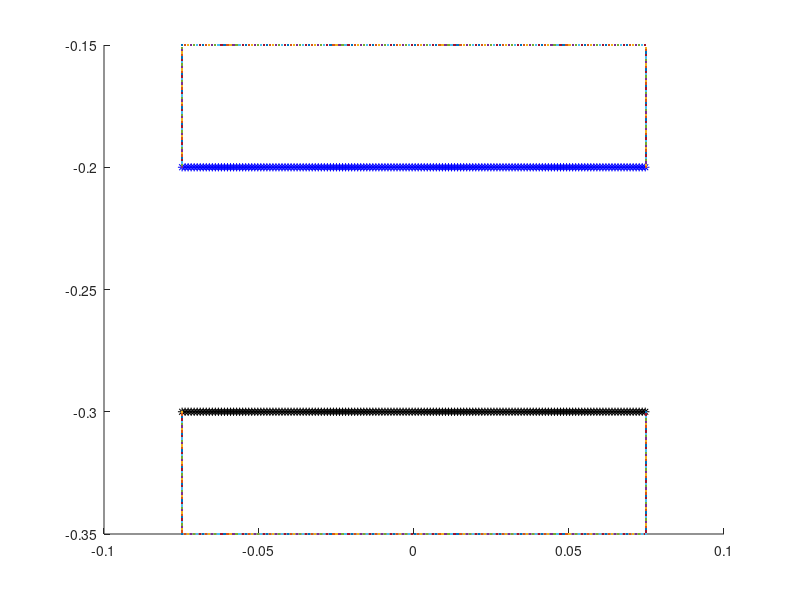

The MATLAB script that drew this image: (Note: this script raises an error after producing the figure.)
%% V5.2

%% 3/29 TS notes: 

close all
clear all
close all


%% In update_target_point_positions, changed R2 to 0.177 (From graph).
% Same in update_target_point_positions_peri


%% 
L = 1;                              % length of computational domain (m)
N = 512;                            % number of Cartesian grid meshwidths at the finest level of the AMR grid
dx = L/N;                           % Cartesian mesh width (m)
ds = L/(2*N);                       % space between boundary points in straight tube

%%%%%%%%%%%%%%%%%%%%%%%%%%%%%%%%%%%%%%%%%%%%%%%%%%%
%%%%%%%%%%%%%%%%%%%%%%%%%%%%%%%%%%%%%%%%%%%%%%%%%%%
%Parameters for the racetrack

Let = 1.34*0.1;                          % Length of elastic tube (m) scaled wrt to diameter of heart
% V5 TS. Nick's Heart_Tube.m code uses a fraction of the length of the tube to determine
% the number of rigid points on each end of elastic section. Made changes
% to use the same number he's using (can output these numbers from his code). 
Nend = 8
% Nend = 10;                           % Number of rigid points on each end of elastic section
Lt = Let+2*Nend*ds;                 % Length of main tube straight section with Nend rigid points on each end



% main tube
diameter = 0.1;                     % diameter of the main tube (scaling factor for everything else)
R2 = 0.1;                           % radius of inner wall
R1 = R2+diameter;                   % radius of outer wall

%Uppermost branch
diamTop = diameter*(0.0206/0.0442);		%diameter of the uppermost branch
LtTop = Lt+2*(diameter-diamTop); %length of the straight parts for the upper section
R1Top = R2 + diamTop;		%radius of outer wall for upper section

%bottom branch
diamBot = diameter*(0.0158/0.0442);
R2Bot = 1/2*(diamBot);


Ls = 2*R2+3*diamBot;			%length of the straight outer side walls


Nstraight = 2*ceil(Lt/ds)          % number of points along each shorter straight section (top+bottom)
NstraightBranch = 2*ceil(LtTop/ds);	% number of points along longer straight sections
NstraightSide = 2*ceil(Ls/ds);	%number of points along each straight (vertical)  outer side section
Ncurve = 2*ceil(pi*R1/ds);          % number of points along a circle of diameter R1. 
                                       %Will use fractions of this number
                                       %to draw points for curved sections
%%NcurveSmall = 2*ceil(pi*R2Bot/ds)    %number of points along a circle of diameter R2Bot (small)


Nrace = (1/2)*Nstraight+4*Ncurve + (3/2)*NstraightBranch + NstraightSide; %+NcurveSmall % number of points making up the racetrack part. More added later in code

%For Nrace: (1/2)*Nstraight = one straight section of length Lt,
%Nstraight/2 each
    % 4*Ncurve = 6 semi circles and 4 quarter circles = 4 circles, Ncurve
    % each
    %(3/2)*NstraightBranch = 3 straight sections of length Ls,
    %NstraightBranch/2 each.
    % NstraightSide = 2 straight (vertical) sections, NstraightSide/2 each.
    %Ncurve small = points for 1 cirle of radius R2Bot
    

dthetaHalf = pi/(Ncurve/2);             % angle increment for drawing curved edges (for a semi circle)
dthetaQuart = (pi/2)/(Ncurve/4);             % angle increment for drawing curved edges (for a quarter of a circle)


mesh_name = 'heart_';               % structure name


centery = -0.1;                        % y-position of center of curved sections in the lower area
centeryMid = centery+R2+(3)*R2Bot; %y-position of the center of the curved sections in the middle area
centeryTop = centeryMid+3*R2Bot +R2;	%y-position of center of curved sections in the upper area
centerx1 = -0.5*Lt;                 % x-position of center of left curved section of main tube
centerx2 = 0.5*Lt;                  % x-position of center of right curved section of main tube
centerx1Top = -0.5*LtTop;   %shifting of upper branch center of left cuved section
centerx2Top = 0.5*LtTop ; %shifting of uppder branch center of right curved section

%Note: more parameters for middle section added later in the code. Includes
%adding more points to Nrace

%%%%%%%%%%%%%%%%%%%%%%%%%%%%%%%%%%%%%%%%%%%%%%%%%%%%%%%%%%
%%%%%%%%%%%%%%%%%%%%%%%%%%%%%%%%%%%%%%%%%%%%%%%%%%%%%%%%%
% Parameters for the pericardium
Dp = 2*diameter;                    %diameter of the pericardium
Nperi = 2*ceil((Dp-diameter)/ds);  % number of boundary points along the sides of the pericardium
Nperitot = Nperi + Nstraight;       % total number of pericardium points

%%%%%%%%%%%%%%%%%%%%%%%%%%%%%%%%%%%%%%%%%%%%%%%%%%%%%%%%%%
%%%%%%%%%%%%%%%%%%%%%%%%%%%%%%%%%%%%%%%%%%%%%%%%%%%%%%%%%
% Parameters for the actuator
La = 0.04;                          % length of the actuator section
NLa = ceil(La/ds);                  % number of points along each actuator
Ca = 0.25*Lt;                       % center of the actuator section
NCa = ceil(ceil(Nstraight/2)*Ca/Lt); % index of the center point
Na1 = NCa - ceil(NLa/2);            % index of the starting point with respect to the elastic section
Na2 = Na1+NLa-1;                    % index of the ending point with respect to the elastic section

%%%%%%%%%%%%%%%%%%%%%%%%%%%%%%%%%%%%%%%%%%%
%%%%%%%%%%%%%%%%%%%%%%%%%%%%%%%%%%%%%%%%%%%

% Parameters for peristalsis
Lnperi = 0.005;                          % length of the end of the flexible tube without peristalsis (modified from 0.05)
Lperi = Lt-2*Lnperi;                      % length of the peristalsis section of tube
Nperist = ceil(Lperi/ds);                 % number of peristaltic points on top or bottom of tube
NCent = ceil(Nstraight/4);                 %index of center of elastic tube
Nperi1 = NCent-ceil(0.5*Nperist);           % index of the starting point with respect to the elastic section
Nperi2 = Nperi1+Nperist-1;                  %index of the ending point with respect to the elastic section

%%%%%%%%%%%%%%%%%%%%%%%%%%%%%%%%%%%%%%%%%%%%%%%%%%%%%%%%%%
%%%%%%%%%%%%%%%%%%%%%%%%%%%%%%%%%%%%%%%%%%%%%%%%%%%%%%%%%
% Parameters for the prescribed peristalsis
Lap = Let*0.75;                          % length of the actuator section
NLap = ceil(Lap/ds);                  % number of points along each actuator
Cap = 0.5*Lt;                       % center of the actuator section
NCap = ceil(ceil(Nstraight/2)*Cap/Lt); % index of the center point
Na1p = NCap - ceil(NLap/2);            % index of the starting point with respect to the elastic section
Na2p = Na1p+NLap-1;                    % index of the ending point with respect to the elastic section

%%%%%%%%%%%%%%%%%%%%%%%%%%%%%%%%%%%%%%%%%%%
%%%%%%%%%%%%%%%%%%%%%%%%%%%%%%%%%%%%%%%%%%%
% parameters for markers
Nmarkersx = 11;                     %number of columns of markers
Nmarkersy = 11;                     %number of markers in each column
Nmarkers=Nmarkersx*Nmarkersy       %total number of markers
dmx = Let/(Nmarkersx-1);            %space between markers in x-direction
dmy = diameter/(Nmarkersy-1);       %space between markers in y-direction

%%%%%%%%%%%%%%%%%%%%%%%%%%%%%%%%%%%%%%%%%%%
%%%%%%%%%%%%%%%%%%%%%%%%%%%%%%%%%%%%%%%%%%%
%% material parameters
kappa_spring = 2.0e0;               % spring constant (Newton)
kappa_beam = 1.0e0;                 % beam stiffness constant (Newton m^2)
kappa_target = kappa_spring*15;        % target point penalty spring constant (Newton)
Fmag = kappa_spring;                % this is my best guess at a reasonable applied force
phase = 0;                      %initial phase of the oscillating force, where F=Fmag*phase and phase = (1+sin(2*pi*f*t-pi/2));
%%
%%%%%%%%%%%%%%%%%%%%%%%%%%%%%%%%%%%%%%%%%%%%%%%%%%%%%%%%%%%%%%%%%%%%%%%%%%%%%%%%
%%%%%%%%%%%%%%%%%%%%%%%%%%%%%%
% Make the elastic section of the tube
% Write out the vertex information

vertex_fid = fopen([mesh_name 'tube_' num2str(N) '.vertex'], 'w');
fprintf(vertex_fid, '%d\n', Nstraight);

figure
hold on
n = 1
p = 1

%top part
for i=1:ceil(Nstraight/2),
    ytop = centery-R2;
    xtop = -Lt/2+(i-1)*ds;
    fprintf(vertex_fid, '%1.16e %1.16e\n', xtop, ytop);
    plot(xtop,ytop,'b*')
     n = n+1   
end

%bottom part
for i=ceil(Nstraight/2)+1:Nstraight,
    ybot = centery-R1;
    xbot = -Lt/2+(i-ceil(Nstraight/2)-1)*ds;
    fprintf(vertex_fid, '%1.16e %1.16e\n', xbot, ybot);
    plot(xbot,ybot,'k*')
     p = p+1
end




fclose(vertex_fid);

%%%%%%%%%%%%%%%%%%%%%%%%%%%%%%%%%%%%%%%%%%%%%%%%%%%%%%%%%%%%%%%%%%%%%%%%%%%%%%%%
%%%%%%%%%%%%%%%%%%%%%%%%%%%%%%
% Make markers as vertices with no material properties

vertex_fid = fopen(['markers_' num2str(N) '.vertex'], 'w');
fprintf(vertex_fid, '%d\n', Nmarkers);

%top part
for i=0:Nmarkersx-1,
    for j=0:Nmarkersy-1,
        y = centery-R2-j*dmy;
        x = -Let/2+i*dmx;
    fprintf(vertex_fid, '%1.16e %1.16e\n', x, y);
    %plot(x,y)
    end
end
%fclose(vertex_fid)

%%%%%%%%%%%%%%%%%%%%%%%%%%%%%%%%%%%%%%%%%%%%%%%%%%%%%%%%%%%%%%%%%%%%%%%%%%%%%%%%
%%%%%%%%%%%%%%%%%%%%%%%%%%%%%%
% actuator part
% Write out the vertex information

%top part
% vertex_fid = fopen(['actuator_top_' num2str(N) '.vertex'], 'w');
% fprintf(vertex_fid, '%d\n', NLa);
% 
% for i=Na1:Na2,
%     ytop = centery-R2;
%     xtop = -Lt/2+i*ds;
%     fprintf(vertex_fid, '%1.16e %1.16e\n', xtop, ytop);
%     plot(xtop,ytop);
% end
% fclose(vertex_fid);
% 
% %bottom part
% vertex_fid = fopen(['actuator_bot_' num2str(N) '.vertex'], 'w');
% fprintf(vertex_fid, '%d\n', NLa);
% 
% for i=Na1:Na2,
%     ybot = centery-R1;
%     xbot = -Lt/2+i*ds;
%     fprintf(vertex_fid, '%1.16e %1.16e\n', xbot, ybot);
%      plot(xbot,ybot);
% end
% fclose(vertex_fid);

%%%%%%%%%%%%%%%%%%%%%%%%%%%%%%%%%%%%%%%%%%%%%%%%%%%%%%%%%%%%%%%%%%%%%%%%%%%%%%%
%%%%%%%%%%%%%%%%%%%%%%%%%%%%%
% valveless pumping applied force
% Use either the target point actuator or the applied force, but not both.
% Write out the vertex information

% vertex_fid = fopen(['vp_aforce_' num2str(N) '.vertex'], 'w');
% fprintf(vertex_fid, '%d\n', 2*NLa);
% 
% %top points
% for i=Na1:Na2,
%     ytop = centery-R2;
%     xtop = -Lt/2+i*ds;
%     fprintf(vertex_fid, '%1.16e %1.16e\n', xtop, ytop);
%      plot(xtop,ytop);
% end
% 
% %bottom points
% for i=Na1:Na2,
%     ybot = centery-R1;
%     xbot = -Lt/2+i*ds;
%     fprintf(vertex_fid, '%1.16e %1.16e\n', xbot, ybot);
%      plot(xbot,ybot);
% end
% fclose(vertex_fid);

%%%%%%%%%%%%%%%%%%%%%%%%%%%%%%%%%%%%%%%%%%%%%%%%%%%%%%%%%%%%%%%%%%%%%%%%%%%%%%%%
%%%%%%%%%%%%%%%%%%%%%%%%%%%%%%
% peristalsis applied force
% Use either the target point actuator or the applied force, but not both.
% Write out the vertex information

% vertex_fid = fopen(['peri_aforce_' num2str(N) '.vertex'], 'w');
% fprintf(vertex_fid, '%d\n', 2*Nperist);
% 
% %top points
% for i=Nperi1:Nperi2,
%     ytop = centery-R2;
%     xtop = -Lt/2+i*ds;
%     fprintf(vertex_fid, '%1.16e %1.16e\n', xtop, ytop);
%      plot(xtop,ytop);
% end
% 
% %bottom points
% for i=Nperi1:Nperi2,
%     ybot = centery-R1;
%     xbot = -Lt/2+i*ds;
%     fprintf(vertex_fid, '%1.16e %1.16e\n', xbot, ybot);
%      plot(xbot,ybot);
% end
% fclose(vertex_fid);

%%%%%%%%%%%%%%%%%%
% prescribed peristalsis (motion) part
% Write out the vertex information
% 
% %top part
% vertex_fid = fopen(['pperi_top_' num2str(N) '.vertex'], 'w');
% fprintf(vertex_fid, '%d\n', NLap);
% 
% for i=Na1p:Na2p,
%     ytop = centery-R2;
%     xtop = -Lt/2+i*ds;
%     fprintf(vertex_fid, '%1.16e %1.16e\n', xtop, ytop);
%     plot(xtop,ytop,'r*')
% end
% fclose(vertex_fid);
% 
% %bottom part
% vertex_fid = fopen(['pperi_bot_' num2str(N) '.vertex'], 'w');
% fprintf(vertex_fid, '%d\n', NLap);
% 
% for i=Na1p:Na2p,
%     ybot = centery-R1;
%     xbot = -Lt/2+i*ds;
%     fprintf(vertex_fid, '%1.16e %1.16e\n', xbot, ybot);
%     plot(xbot,ybot,'r*')
% end
% fclose(vertex_fid);

%%%%%%%%%%%%%%%%%%%%%%%%%%%%%%%%%%%%%%%%%%%%%%%%%%%%%%%%%%%%%%%%%%%%%%%%%%%%%%%%
%%%%%%%%%%%%%%%%%%%%%%%%%%%%%%
% race track part
% %%%calculations necessary before writing out vertex info:
%outer quarter circle
for i=ceil(Ncurve/2)+1:ceil(3*Ncurve/4),
    theta=(i-Ncurve/2-1)*dthetaQuart-(pi/2);
    yout = centery+R1*sin(theta);
    xout = Lt/2+R1*cos(theta);
end

%starting points for the right outer straight section
yrStart = yout+ds;
xrStart = xout+ds;

%outer quarter circle
for i = 1:ceil(Ncurve/4)
    theta = (-pi/2)-(i)*dthetaQuart;
    yout = centery+R1*sin(theta);
    xout = centerx1+R1*cos(theta);
end
%starting points for the left outer stright section
ylStart = yout+ds;
xlStart = xout+ds;

%additional parameters for middle branches:
centerx2Mid = xrStart-diameter;
centerx1Mid = xlStart+diameter;
Lm = abs (centerx2Mid-centerx1Mid);%length of middle branches (to ensure width of one diameter on either side, vertically)
NstraightMid = 2*ceil(Lm/ds);

Nrace = Nrace+NstraightMid;


% Write out the vertex information

vertex_fid = fopen([mesh_name 'race_' num2str(N) '.vertex'], 'w');
fprintf(vertex_fid, '%d\n', Nrace);

%%%right curved part of lower racetrack section

%inner semicircle
for i=1:ceil(Ncurve/2)
    theta = (i-1)*dthetaHalf- pi/2;
    yin = centery+R2*sin(theta);
    xin = Lt/2+R2*cos(theta);
    fprintf(vertex_fid, '%1.16e %1.16e\n', xin, yin);
    % plot(xin,yin)
end

%outer quarter circle
for i=ceil(Ncurve/2)+1:ceil(3*Ncurve/4),
    theta=(i-Ncurve/2-1)*dthetaQuart-(pi/2);
    yout = centery+R1*sin(theta);
    xout = Lt/2+R1*cos(theta);
    fprintf(vertex_fid, '%1.16e %1.16e\n', xout, yout);
    %plot(xout, yout)
end

%starting points for the right outer straight section
yrStart = yout+ds;
xrStart = xout+ds;

%right outer straight section
for i = 1:ceil(NstraightSide/2)
    xRside = xrStart;
    yRside = yrStart +i*ds;
    fprintf(vertex_fid, '%1.16e %1.16e\n', xRside, yRside);
    %plot(xRside,yRside)
end



%straight section for the upper part of the lower section (bottom wall of
%bottom branch)
for i = Ncurve+1:Ncurve+ceil(Nstraight/2),
    yin = centery+R2;
    xin = centerx2-(i-Ncurve-1)*ds;
    fprintf(vertex_fid, '%1.16e %1.16e\n', xin, yin);
   % plot(xin,yin)

end


%%%left curved part of racetrack
%inner semicircle
for i = 1:ceil(Ncurve/2),
    theta = pi/2+i*dthetaHalf;
    yin = centery+R2*sin(theta);
    xin = centerx1+R2*cos(theta);
    fprintf(vertex_fid, '%1.16e %1.16e\n', xin, yin);
    %plot(xin, yin)
end

%outer quarter circle
for i = 1:ceil(Ncurve/4)
    theta = (-pi/2)-(i)*dthetaQuart;
    yout = centery+R1*sin(theta);
    xout = centerx1+R1*cos(theta);
    fprintf(vertex_fid, '%1.16e %1.16e\n', xout, yout);
   % plot(xout, yout)
end

ylStart = yout+ds;
xlStart = xout+ds;

%left outer straight section
for i = 1:ceil(NstraightSide/2)
     xLside = xlStart;
     yLside = ylStart + (i)*ds;
    fprintf(vertex_fid, '%1.16e %1.16e\n', xLside, yLside);
   % plot(xLside,yLside)
end

%%Middle Branches


%%top wall of lower skinny branch
for i = 1:ceil(NstraightMid/2)
    yin = centeryMid-R2Bot;
    xin = centerx2Mid-(i)*ds;
    fprintf(vertex_fid, '%1.16e %1.16e\n', xin, yin);
   % plot(xin,yin)
end

%%bottom wall of upper skinny branch
for i = 1:ceil(NstraightMid/2)
    yin = centeryMid+R2Bot;
    xin = centerx2Mid-(i)*ds;
    fprintf(vertex_fid, '%1.16e %1.16e\n', xin, yin);
   % plot(xin,yin)
end

%%Left inner semi circle

for i = 1:ceil(Ncurve/2),
    theta = pi/2+i*dthetaHalf;
    yin = centeryMid+R2Bot*sin(theta);
    xin = centerx1Mid+R2Bot*cos(theta);
    fprintf(vertex_fid, '%1.16e %1.16e\n', xin, yin);
   % plot(xin, yin)
end
%% right inner semi circle
for i=1:ceil(Ncurve/2)
    theta = (i-1)*dthetaHalf- pi/2;
    yin = centeryMid+R2Bot*sin(theta);
    xin = centerx2Mid+R2Bot*cos(theta);
    fprintf(vertex_fid, '%1.16e %1.16e\n', xin, yin);
   % plot(xin,yin)
end


%%%%%%%%%% upper branches

%right curved part of racetrack
for i=1:ceil(Ncurve/2)
    theta = (i-1)*dthetaHalf- (pi/2);
    yin = centeryTop+R2*sin(theta);
    xin = centerx2Top+R2*cos(theta);
    fprintf(vertex_fid, '%1.16e %1.16e\n', xin, yin);
   % plot(xin,yin)
end


for i=1:ceil(Ncurve/4),
    theta=0+i*dthetaQuart;
    yout = centeryTop+R1Top*sin(theta);
    xout = centerx2Top+R1Top*cos(theta);
    fprintf(vertex_fid, '%1.16e %1.16e\n', xout, yout);
   % plot(xout, yout)
end



%straight (horizontal) sections on the upper chamber 
for i = Ncurve+ceil(NstraightBranch/2)+1:Ncurve+NstraightBranch,
    yout = centeryTop-R2;
    xout = centerx2Top-(i-Ncurve-ceil(NstraightBranch/2)-1)*ds;
    fprintf(vertex_fid, '%1.16e %1.16e\n', xout, yout);
   % plot(xout, yout)
    
end
%make the walls of the upper
%branch
for i = Ncurve+1:Ncurve+ceil(NstraightBranch/2),
    yin = centeryTop+R2;
    xin = centerx2Top-(i-Ncurve-1)*ds;
    fprintf(vertex_fid, '%1.16e %1.16e\n', xin, yin);
   % plot(xin,yin)
    
end

for i = Ncurve+ceil(NstraightBranch/2)+1:Ncurve+NstraightBranch,
    yout = centeryTop+R1Top;
    xout = centerx2Top-(i-Ncurve-ceil(NstraightBranch/2)-1)*ds;
    fprintf(vertex_fid, '%1.16e %1.16e\n', xout, yout);
   % plot(xout, yout)
end



%%%left curved part of upper racetrack

%inner semicircle
for i = Ncurve+NstraightBranch+1:Ncurve+NstraightBranch+ceil(Ncurve/2),
    theta = pi/2+(i-Ncurve-NstraightBranch-1)*dthetaHalf;
    yin = centeryTop+R2*sin(theta);
    xin = centerx1Top+R2*cos(theta);
    fprintf(vertex_fid, '%1.16e %1.16e\n', xin, yin);
   % plot(xin,yin)
end

%outer quartercircle
for i = 1:Ncurve/4
    theta = -pi-(i)*dthetaQuart;
    yout = centeryTop+R1Top*sin(theta);
    xout = centerx1Top+R1Top*cos(theta);
    fprintf(vertex_fid, '%1.16e %1.16e\n', xout, yout);
   % plot(xout, yout)
end




fclose(vertex_fid);

%%%%%%%%%%%%%%%%%%%%%%%%%%%%%%%%%%%%%%%%%%%%%%%%%%%%%%%%%%%%%%%%%%%%%%%%%%%%%%%%
%%%%%%%%%%%%%%%%%%%%%%%%%%%%%%%%%%%%%%%%%%%%%%%%%%%%%%%%%%%%%%%%%%%%%%%%
% Pericardium
% Write out the vertex information

vertex_fid = fopen([mesh_name 'peri_' num2str(N) '.vertex'], 'w');
fprintf(vertex_fid, '%d\n', Nperitot);

% make the top and bottom of the pericardium
for i=1:ceil(Nstraight/2),
    ytop = centery-(R2-(Dp-diameter)/2);
    xtop = -Lt/2+(i-1)*ds;
    fprintf(vertex_fid, '%1.16e %1.16e\n', xtop, ytop);
    plot(xtop,ytop)
end

for i=ceil(Nstraight/2)+1:Nstraight,
    ybot = centery-R1-(Dp-diameter)/2;
    xbot = -Lt/2+(i-ceil(Nstraight/2)-1)*ds;
    fprintf(vertex_fid, '%1.16e %1.16e\n', xbot, ybot);
    plot(xbot,ybot)
end

% make the four side pieces
for i=Nstraight+1:Nstraight+ceil(Nperi/4),
    y = centery-(R1+(Dp-diameter)/2)+(i-Nstraight-1)*ds;
    x = -Lt/2;
    fprintf(vertex_fid, '%1.16e %1.16e\n', x, y);
    plot(x,y)
end

for i=Nstraight+ceil(Nperi/4)+1:Nstraight+ceil(Nperi/2),
    y = centery-R2+(i-Nstraight-ceil(Nperi/4)-1)*ds;
    x = -Lt/2;
    fprintf(vertex_fid, '%1.16e %1.16e\n', x, y);
     plot(x,y)
end

for i=Nstraight+ceil(Nperi/2)+1:Nstraight+ceil(3*Nperi/4),
    y = centery-(R1+(Dp-diameter)/2)+(i-Nstraight-ceil(Nperi/2)-1)*ds;
    x = Lt/2;
    fprintf(vertex_fid, '%1.16e %1.16e\n', x, y);
     plot(x,y)
end

for i=Nstraight+ceil(3*Nperi/4)+1:Nperitot,
    y = centery-R2+(i-Nstraight-ceil(3*Nperi/4)-1)*ds;
    x = Lt/2;
    fprintf(vertex_fid, '%1.16e %1.16e\n', x, y);
     plot(x,y)
end
fclose(vertex_fid);

%%%%%%%%%%%%%%%%%%%%%%%%%%%%%%%%%%%%%%%%%%%%%%%%%%%%%%%%%%%%%%%%%%%%%%%%%%%%%%%%
%%%%%%%%%%%%%%%%%%%%%%%%%%%%%%%%%%%%%%%%%%%%%%%%%%%%%%%%%%%%%%%%%%%%%%%%%%%%%%%%
% Write out the spring information for the elastic section

spring_fid = fopen([mesh_name 'tube_' num2str(N) '.spring'], 'w');
fprintf(spring_fid, '%d\n', Nstraight-2);

%elastic part of tube
for i = 0:ceil(Nstraight/2)-2,
    fprintf(spring_fid, '%d %d %1.16e %1.16e\n', i, i+1, kappa_spring*ds/(ds^2), ds);
end

for i = ceil(Nstraight/2):Nstraight-2,
    fprintf(spring_fid, '%d %d %1.16e %1.16e\n', i, i+1, kappa_spring*ds/(ds^2), ds);
end

fclose(spring_fid);
%
% %%%%%%%%%%%%%%%%%%%%%%%%%%%%%%%%%%%%%%%%%%%%%%%%%%%%%%%%%%%%%%%%%%%%%%%%%%%%%%%%
% %%%%%%%%%%%%%%%%%%%%%%%%%%%%%%%%%%%%%%%%%%%%%%%%%%%%%%%%%%%%%%%%%%%%%%%%%%%%%%%%

% Write out the spring information for the valveless pumping applied force

% spring_fid = fopen(['vp_aforce_' num2str(N) '.spring'], 'w');
% fprintf(spring_fid, '%d\n', NLa);
% 
% %elastic part of tube
% for i = 0:(NLa-1),
%     fprintf(spring_fid, '%d %d %1.16e %1.16e %d\n', i, i+NLa, Fmag, phase, 1);
% end
% 
% fclose(spring_fid);
%
% %%%%%%%%%%%%%%%%%%%%%%%%%%%%%%%%%%%%%%%%%%%%%%%%%%%%%%%%%%%%%%%%%%%%%%%%%%%%%%%%
% %%%%%%%%%%%%%%%%%%%%%%%%%%%%%%%%%%%%%%%%%%%%%%%%%%%%%%%%%%%%%%%%%%%%%%%%%%%%%%%%
% Write out the spring information for the peristalsis applied force
% 
% spring_fid = fopen(['peri_aforce_' num2str(N) '.spring'], 'w');
% fprintf(spring_fid, '%d\n', Nperist);
% 
% %elastic part of tube
% for i = 0:(Nperist-1),
%     fprintf(spring_fid, '%d %d %1.16e %1.16e %d\n', i, i+Nperist, Fmag, phase, 2);
% end
% 
% fclose(spring_fid);
%
% %%%%%%%%%%%%%%%%%%%%%%%%%%%%%%%%%%%%%%%%%%%%%%%%%%%%%%%%%%%%%%%%%%%%%%%%%%%%%%%%
% %%%%%%%%%%%%%%%%%%%%%%%%%%%%%%%%%%%%%%%%%%%%%%%%%%%%%%%%%%%%%%%%%%%%%%%%%%%%%%%%
%% Write out the beam information for the elastic section

beam_fid = fopen([mesh_name 'tube_' num2str(N) '.beam'], 'w');
fprintf(beam_fid, '%d\n', Nstraight-4);

%elastic part of tube
for i = 0:ceil(Nstraight/2)-3,
    fprintf(beam_fid, '%d %d %d %1.16e\n', i, i+1, i+2, kappa_beam*ds/(ds^4));
end

for i = ceil(Nstraight/2):Nstraight-3,
    fprintf(beam_fid, '%d %d %d %1.16e\n', i, i+1, i+2, kappa_beam*ds/(ds^4));
end
fclose(beam_fid);
%%
%%%%%%%%%%%%%%%%%%%%%%%%%%%%%%%%%%%%%%%%%%%%%%%%%%%%%%%%%%%%%%%%%%%%%%%%%%%%%%%%
%%%%%%%%%%%%%%%%%%%%%%%%%%%%%%%%%%%%%%%%%%%%%%%%%%%%%%%%%%%%%%%%%%%%%%%%%%%%%%%%

% Write out the target point information for the ends of the elastic tube
target_fid = fopen([mesh_name 'tube_' num2str(N) '.target'], 'w');

fprintf(target_fid, '%d\n', Nstraight); %OLD



for i = 0:Nstraight-1,   %OLD
    fprintf(target_fid, '%d %1.16e\n', i, kappa_target*ds/(ds^2));
end


% 
% for i = 0:Nend-1,   %OLD
%     fprintf(target_fid, '%d %1.16e\n', i, kappa_target*ds/(ds^2));
% end
% 
% for i = ceil(Nstraight/2)-Nend:ceil(Nstraight/2)-1,  %OLD
%     fprintf(target_fid, '%d %1.16e\n', i, kappa_target*ds/(ds^2));
% end
% 
% for i = ceil(Nstraight/2):ceil(Nstraight/2)+Nend-1,   %OLD
%     fprintf(target_fid, '%d %1.16e\n', i, kappa_target*ds/(ds^2));
% end
% 
% for i = Nstraight-Nend:Nstraight-1,    %OLD
%     fprintf(target_fid, '%d %1.16e\n', i, kappa_target*ds/(ds^2));
% end

fclose(target_fid);

%%%%%%%%%%%%%%%%%%%%%%%%%%%%%%%%%%%%%%%%%%%%%%%%%%%%%%%%%%%%%%%%%%%%%%%%%%%%%%%%
% Write out the target point information for the actuator

%top actuator
% target_fid = fopen(['actuator_top_' num2str(N) '.target'], 'w');
% fprintf(target_fid, '%d\n', NLa);
% 
% for i = 0:NLa-1,
%     fprintf(target_fid, '%d %1.16e\n', i, kappa_target*ds/(ds^2));
% end
% 
% fclose(target_fid);
% 
% %bottom actuator
% target_fid = fopen(['actuator_bot_' num2str(N) '.target'], 'w');
% fprintf(target_fid, '%d\n', NLa);
% 
% for i = 0:NLa-1,
%     fprintf(target_fid, '%d %1.16e\n', i, kappa_target*ds/(ds^2));
% end
% 
% fclose(target_fid);

%%%%%%%%%%%%%%%%%%%%%%%%%%%%%%%%%%%%%%%%%%%%%%%%%%%%%%%%%%%%%%%%%%%%%%%%%%%%%%%%
% Write out the target point information for the actuator

%top prescribed peristalsis
target_fid = fopen(['pperi_top_' num2str(N) '.target'], 'w');
fprintf(target_fid, '%d\n', NLap);

for i = 0:NLap-1,
    fprintf(target_fid, '%d %1.16e\n', i, kappa_target*ds/(ds^2));
end

fclose(target_fid);

%bottom prescribed peristalsis
target_fid = fopen(['pperi_bot_' num2str(N) '.target'], 'w');
fprintf(target_fid, '%d\n', NLap);

for i = 0:NLap-1,
    fprintf(target_fid, '%d %1.16e\n', i, kappa_target*ds/(ds^2));
end

fclose(target_fid);

%%%%%%%%%%%%%%%%%%%%%%%%%%%%%%%%%%%%%%%%%%%%%%%%%%%%%%%%%%%%%%%%%%%%%%%%%%%%%%%%
% Write out the target point information for the racetrack
target_fid = fopen([mesh_name 'race_' num2str(N) '.target'], 'w');

fprintf(target_fid, '%d\n', Nrace);

for i = 0:Nrace-1,
    fprintf(target_fid, '%d %1.16e\n', i, kappa_target*ds/(ds^2));
end

fclose(target_fid);

%%%%%%%%%%%%%%%%%%%%%%%%%%%%%%%%%%%%%%%%%%%%%%%%%%%%%%%%%%%%%%%%%%%%%%%%%%%%%%%%
% Write out the target point information for the pericardium
target_fid = fopen([mesh_name 'peri_' num2str(N) '.target'], 'w');

fprintf(target_fid, '%d\n', Nperitot);

for i = 0:Nperitot-1,
    fprintf(target_fid, '%d %1.16e\n', i, kappa_target*ds/(ds^2));
end

fclose(target_fid);

%%%%%%%%%%%%%%%%%%%%%%%%%%%%%%%%%%%%%%%%%%%%%%%%%%%%%%%%%%%%%%%%%%%%%%%%%%%%%%%%

%% Integrating nick's code for pumping

 HeartTube(diameter, Lt, L, R2,R1, ds, centery, kappa_spring, kappa_beam, kappa_target)

